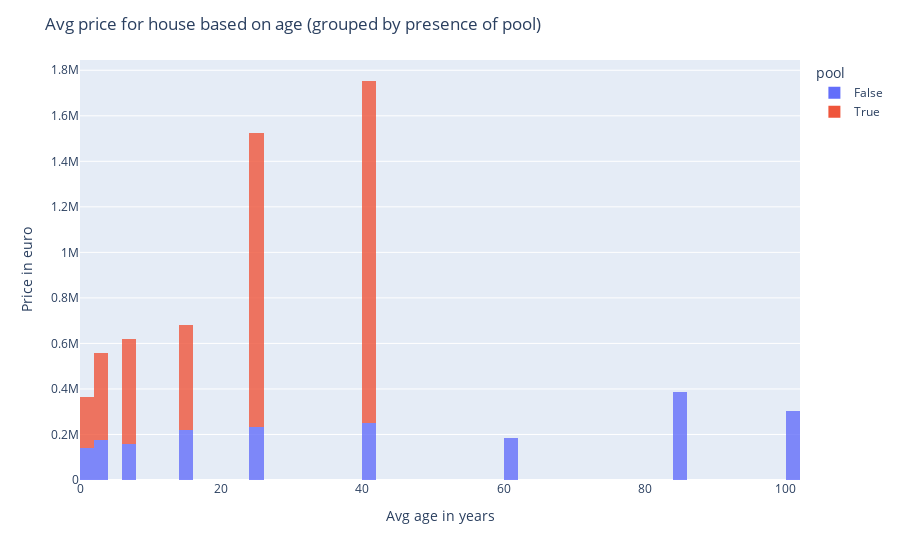

Notebook code cell kept with this figure:
### Markdown cell above
<h4> What is the effect of age of the house on price of the house for cases where a pool is present?

### Code cell
df['pool'] = df['pool'].astype(bool)
fig = px.histogram(df, x="mean_age", histfunc='avg', y="price_eur", color="pool", opacity=0.8)
fig.update_layout(title='Avg price for house based on age (grouped by presence of pool)',
                   xaxis_title='Avg age in years',
                   yaxis_title='Price in euro')
fig.show()

### Figure 1 — Plotly figure (JSON) as saved in the notebook; plotly's stock layout.template omitted (floating-point values rounded to 4 significant figures; data arrays with more than 128 entries replaced by an {"elided": "..."} marker saying what was removed)
{"data": [{"alignmentgroup": "True", "bingroup": "x", "histfunc": "avg", "hovertemplate": "pool=False<br>mean_age=%{x}<br>avg of price_eur=%{y}<extra></extra>", "legendgroup": "False", "marker": {"color": "#636efa", "opacity": 0.8, "pattern": {"shape": ""}}, "name": "False", "offsetgroup": "False", "orientation": "v", "showlegend": true, "type": "histogram", "x": {"elided": "4315 float values"}, "xaxis": "x", "y": {"elided": "4315 float values"}, "yaxis": "y"}, {"alignmentgroup": "True", "bingroup": "x", "histfunc": "avg", "hovertemplate": "pool=True<br>mean_age=%{x}<br>avg of price_eur=%{y}<extra></extra>", "legendgroup": "True", "marker": {"color": "#EF553B", "opacity": 0.8, "pattern": {"shape": ""}}, "name": "True", "offsetgroup": "True", "orientation": "v", "showlegend": true, "type": "histogram", "x": {"elided": "1356 float values"}, "xaxis": "x", "y": {"elided": "1356 float values"}, "yaxis": "y"}], "layout": {"barmode": "relative", "legend": {"title": {"text": "pool"}, "tracegroupgap": 0}, "margin": {"t": 60}, "title": {"text": "Avg price for house based on age (grouped by presence of pool)"}, "xaxis": {"anchor": "y", "domain": [0, 1], "title": {"text": "Avg age in years"}}, "yaxis": {"anchor": "x", "domain": [0, 1], "title": {"text": "Price in euro"}}}}
